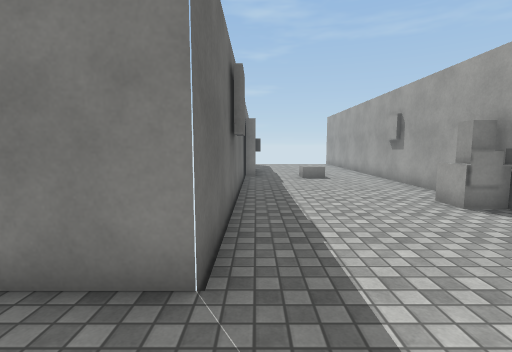
View 1 (above)

14 first-person views from a walk through a Unity game level. The camera is 1.4 m above the floor, tilts 6° down and sees 85° across. The floor is counted in squares, 1 m on a side. Each view is taken from the middle of a square. On the plan, view 1 faces up. The plan holds only what a view shows up to about 14 squares ahead; the rest is blank. The player is left out. Some animated figures are left out. Surface patterns are stand-ins for the level's own textures.

View 2
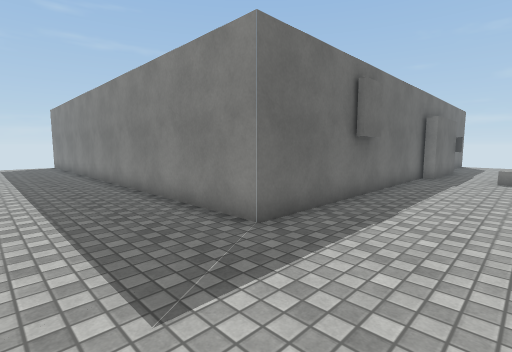

View 3
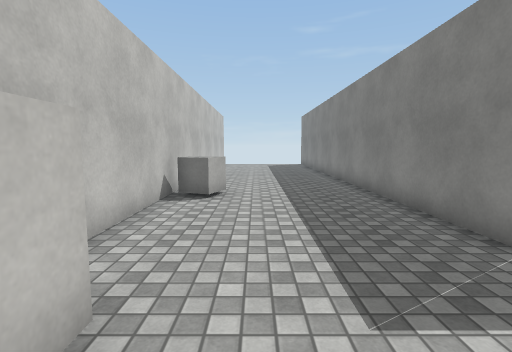

View 4
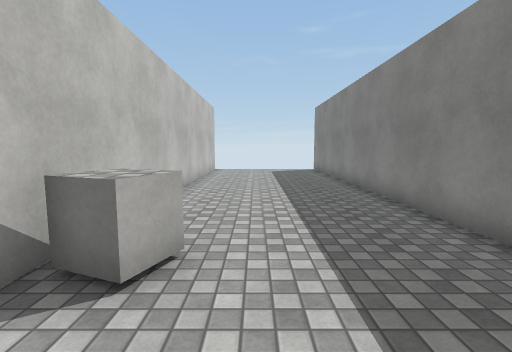

View 5
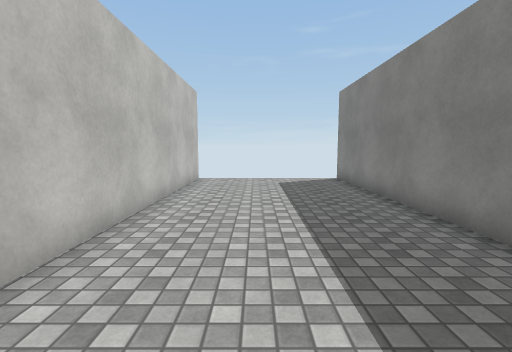

View 6
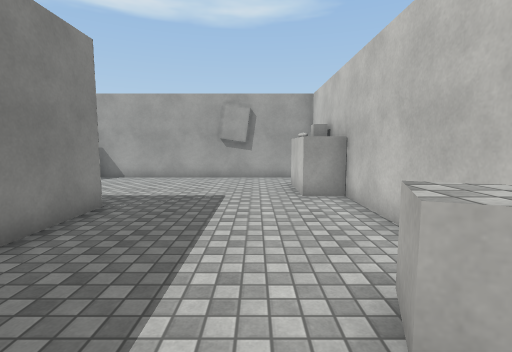

View 7
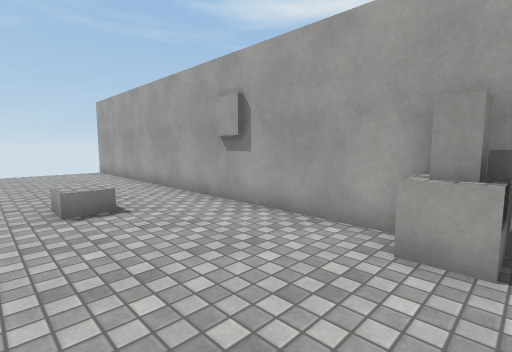

View 8
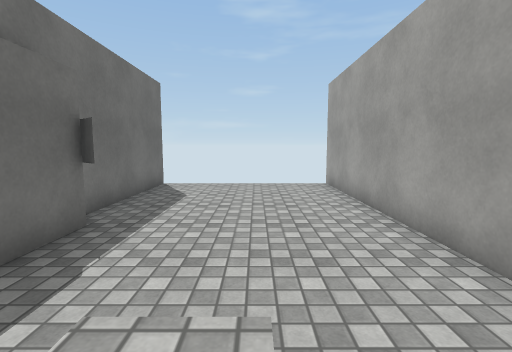

View 9
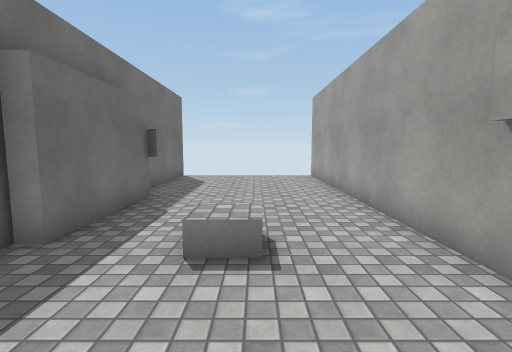

View 10
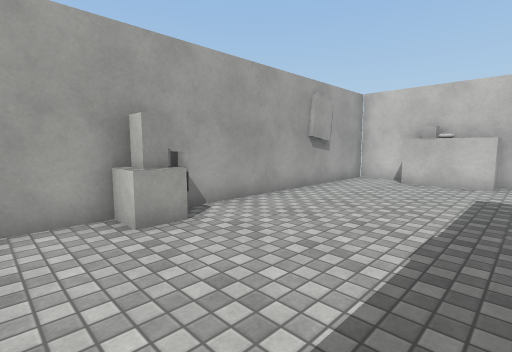

View 11
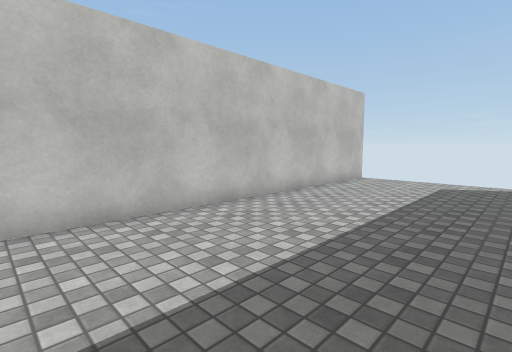

View 12
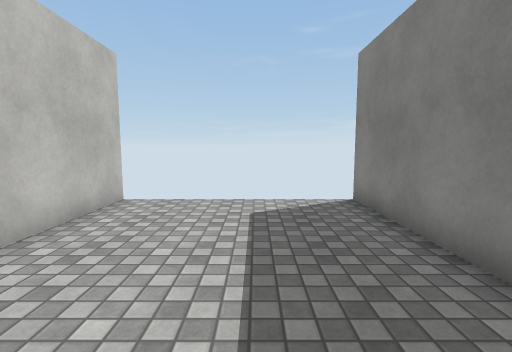

View 13
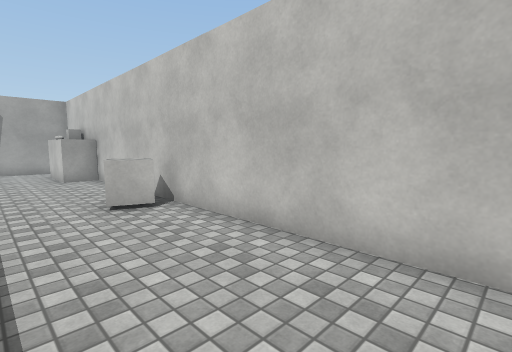

View 14
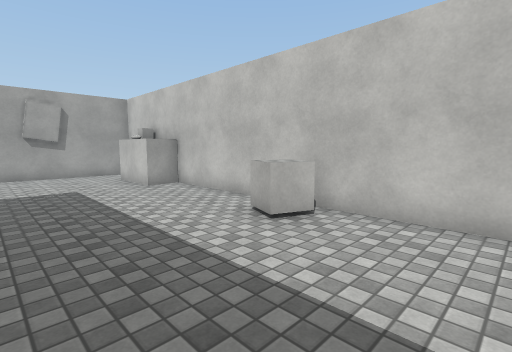

### Floor plan
Ten units are one square. View 1 is at (0, 0); x grows to the right and y downward. Boxes are objects, and circles mark ways between rooms. Rooms are numbered by the first view taken in them; rooms with no view inside come last. Other rooms are left out.
<svg viewBox="-200 -234 262 275">
<path fill="none" stroke="#000" d="M46 -61 55 -61 47 -61M56 6 56 -1M56 -112 56 -121M-6 -134 -6 -26 -194 -26M57 16 57 -229M0 -170 0 -129 -5 -129M-6 -228 -6 -178M-195 36 9 36 9 23 36 23M39 36 57 36 57 16"/>
<rect x="-55" y="15" width="10" height="20" fill="#bbb"><title>cube</title></rect>
<rect x="15" y="-135" width="20" height="10" fill="#bbb"><title>cube</title></rect>
<rect x="35" y="-75" width="10" height="10" fill="#bbb"><title>block</title></rect>
<rect x="45" y="-75" width="10" height="10" fill="#bbb"><title>cube</title></rect>
<circle cx="45" cy="20" r="3" fill="#2a7"/>
<text x="0" y="-50">1</text>
<text x="40" y="30">2</text>
</svg>
Room 1 opens to room 2.

Where each view was taken, in squares from view 1:
view 1: 0 up, 0 right, facing up
view 2: 1 down, 3 right, facing up-left
view 3: 1 down, 3 right, facing left
view 4: 1 down, 2 left, facing left
view 5: 1 down, 7 left, facing left
view 6: 1 down, 7 left, facing right
view 7: 6 up, 1 right, facing up-right
view 8: 12 up, 3 right, facing up
view 9: 9 up, 3 right, facing up
view 10: 9 up, 0 right, facing down-right
view 11: 2 up, 7 left, facing down-left
view 12: 0 up, 12 left, facing left
view 13: 0 up, 12 left, facing down-right
view 14: 2 up, 9 left, facing down-right
